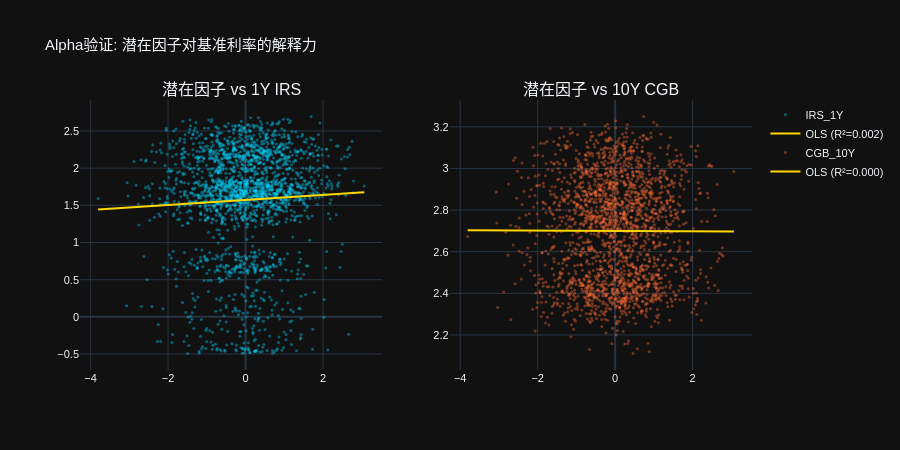

Notebook code for this chart:
### Code cell
# ============================================================================
# 3.3 回归拟合可视化
# ============================================================================
fig_reg = make_subplots(
    rows=1, cols=2,
    subplot_titles=("潜在因子 vs 1Y IRS", "潜在因子 vs 10Y CGB"),
)

for i, (target, color) in enumerate([("IRS_1Y", "#00D4FF"), ("CGB_10Y", "#FF6B35")]):
    res = validator._results[target]
    combined = res["combined_data"]

    fig_reg.add_trace(go.Scatter(
        x=combined["factor"], y=combined["target"],
        mode="markers", name=target,
        marker=dict(color=color, size=3, opacity=0.4),
        hovertemplate="F(t)=%{x:.2f}<br>" + target + "=%{y:.3f}%<extra></extra>",
    ), row=1, col=i+1)

    # 回归线
    x_line = np.linspace(combined["factor"].min(), combined["factor"].max(), 100)
    y_line = res["alpha"] + res["beta"] * x_line
    fig_reg.add_trace(go.Scatter(
        x=x_line, y=y_line,
        mode="lines", name=f"OLS (R²={res['r_squared']:.3f})",
        line=dict(color="#FFD700", width=2),
    ), row=1, col=i+1)

fig_reg.update_layout(
    title="Alpha验证: 潜在因子对基准利率的解释力",
    height=450,
    template=PLOTLY_TEMPLATE,
    font=dict(family="SimHei, Arial", size=11),
)
fig_reg.show()

### Figure 1 — Plotly figure (JSON) as saved in the notebook; plotly's stock layout.template omitted (floating-point values rounded to 4 significant figures; data arrays with more than 128 entries replaced by an {"elided": "..."} marker saying what was removed)
{"data": [{"hovertemplate": "F(t)=%{x:.2f}<br>IRS_1Y=%{y:.3f}%<extra></extra>", "marker": {"color": "#00D4FF", "opacity": 0.4, "size": 3}, "mode": "markers", "name": "IRS_1Y", "type": "scatter", "x": {"elided": "2069 float values"}, "xaxis": "x", "y": {"elided": "2069 float values"}, "yaxis": "y"}, {"line": {"color": "#FFD700", "width": 2}, "mode": "lines", "name": "OLS (R²=0.002)", "type": "scatter", "x": [-3.806, -3.736, -3.667, -3.597, -3.528, -3.459, -3.389, -3.32, -3.25, -3.181, -3.112, -3.042, -2.973, -2.903, -2.834, -2.764, -2.695, -2.626, -2.556, -2.487, -2.417, -2.348, -2.279, -2.209, -2.14, -2.07, -2.001, -1.932, -1.862, -1.793, -1.723, -1.654, -1.584, -1.515, -1.446, -1.376, -1.307, -1.237, -1.168, -1.099, -1.029, -0.9597, -0.8903, -0.8209, -0.7514, -0.682, -0.6126, -0.5432, -0.4738, -0.4044, -0.335, -0.2655, -0.1961, -0.1267, -0.0573, 0.01212, 0.08153, 0.1509, 0.2204, 0.2898, 0.3592, 0.4286, 0.498, 0.5674, 0.6369, 0.7063, 0.7757, 0.8451, 0.9145, 0.9839, 1.053, 1.123, 1.192, 1.262, 1.331, 1.4, 1.47, 1.539, 1.609, 1.678, 1.747, 1.817, 1.886, 1.956, 2.025, 2.095, 2.164, 2.233, 2.303, 2.372, 2.442, 2.511, 2.58, 2.65, 2.719, 2.789, 2.858, 2.928, 2.997, 3.066], "xaxis": "x", "y": [1.444, 1.446, 1.449, 1.451, 1.453, 1.456, 1.458, 1.46, 1.463, 1.465, 1.467, 1.47, 1.472, 1.474, 1.477, 1.479, 1.481, 1.484, 1.486, 1.488, 1.491, 1.493, 1.495, 1.498, 1.5, 1.502, 1.505, 1.507, 1.509, 1.512, 1.514, 1.516, 1.519, 1.521, 1.523, 1.526, 1.528, 1.53, 1.533, 1.535, 1.537, 1.54, 1.542, 1.544, 1.547, 1.549, 1.551, 1.554, 1.556, 1.558, 1.561, 1.563, 1.565, 1.568, 1.57, 1.572, 1.575, 1.577, 1.579, 1.582, 1.584, 1.586, 1.589, 1.591, 1.593, 1.596, 1.598, 1.6, 1.603, 1.605, 1.607, 1.61, 1.612, 1.614, 1.617, 1.619, 1.621, 1.624, 1.626, 1.628, 1.631, 1.633, 1.635, 1.638, 1.64, 1.642, 1.645, 1.647, 1.649, 1.652, 1.654, 1.656, 1.659, 1.661, 1.663, 1.666, 1.668, 1.67, 1.673, 1.675], "yaxis": "y"}, {"hovertemplate": "F(t)=%{x:.2f}<br>CGB_10Y=%{y:.3f}%<extra></extra>", "marker": {"color": "#FF6B35", "opacity": 0.4, "size": 3}, "mode": "markers", "name": "CGB_10Y", "type": "scatter", "x": {"elided": "2069 float values"}, "xaxis": "x2", "y": {"elided": "2069 float values"}, "yaxis": "y2"}, {"line": {"color": "#FFD700", "width": 2}, "mode": "lines", "name": "OLS (R²=0.000)", "type": "scatter", "x": [-3.806, -3.736, -3.667, -3.597, -3.528, -3.459, -3.389, -3.32, -3.25, -3.181, -3.112, -3.042, -2.973, -2.903, -2.834, -2.764, -2.695, -2.626, -2.556, -2.487, -2.417, -2.348, -2.279, -2.209, -2.14, -2.07, -2.001, -1.932, -1.862, -1.793, -1.723, -1.654, -1.584, -1.515, -1.446, -1.376, -1.307, -1.237, -1.168, -1.099, -1.029, -0.9597, -0.8903, -0.8209, -0.7514, -0.682, -0.6126, -0.5432, -0.4738, -0.4044, -0.335, -0.2655, -0.1961, -0.1267, -0.0573, 0.01212, 0.08153, 0.1509, 0.2204, 0.2898, 0.3592, 0.4286, 0.498, 0.5674, 0.6369, 0.7063, 0.7757, 0.8451, 0.9145, 0.9839, 1.053, 1.123, 1.192, 1.262, 1.331, 1.4, 1.47, 1.539, 1.609, 1.678, 1.747, 1.817, 1.886, 1.956, 2.025, 2.095, 2.164, 2.233, 2.303, 2.372, 2.442, 2.511, 2.58, 2.65, 2.719, 2.789, 2.858, 2.928, 2.997, 3.066], "xaxis": "x2", "y": [2.703, 2.703, 2.703, 2.703, 2.703, 2.703, 2.703, 2.703, 2.703, 2.703, 2.703, 2.703, 2.703, 2.702, 2.702, 2.702, 2.702, 2.702, 2.702, 2.702, 2.702, 2.702, 2.702, 2.702, 2.702, 2.702, 2.702, 2.702, 2.702, 2.701, 2.701, 2.701, 2.701, 2.701, 2.701, 2.701, 2.701, 2.701, 2.701, 2.701, 2.701, 2.701, 2.701, 2.701, 2.7, 2.7, 2.7, 2.7, 2.7, 2.7, 2.7, 2.7, 2.7, 2.7, 2.7, 2.7, 2.7, 2.7, 2.7, 2.699, 2.699, 2.699, 2.699, 2.699, 2.699, 2.699, 2.699, 2.699, 2.699, 2.699, 2.699, 2.699, 2.699, 2.699, 2.698, 2.698, 2.698, 2.698, 2.698, 2.698, 2.698, 2.698, 2.698, 2.698, 2.698, 2.698, 2.698, 2.698, 2.698, 2.698, 2.697, 2.697, 2.697, 2.697, 2.697, 2.697, 2.697, 2.697, 2.697, 2.697], "yaxis": "y2"}], "layout": {"annotations": [{"font": {"size": 16}, "showarrow": false, "text": "潜在因子 vs 1Y IRS", "x": 0.225, "xanchor": "center", "xref": "paper", "y": 1, "yanchor": "bottom", "yref": "paper"}, {"font": {"size": 16}, "showarrow": false, "text": "潜在因子 vs 10Y CGB", "x": 0.775, "xanchor": "center", "xref": "paper", "y": 1, "yanchor": "bottom", "yref": "paper"}], "font": {"family": "SimHei, Arial", "size": 11}, "height": 450, "title": {"text": "Alpha验证: 潜在因子对基准利率的解释力"}, "xaxis": {"anchor": "y", "domain": [0, 0.45]}, "xaxis2": {"anchor": "y2", "domain": [0.55, 1]}, "yaxis": {"anchor": "x", "domain": [0, 1]}, "yaxis2": {"anchor": "x2", "domain": [0, 1]}}}
